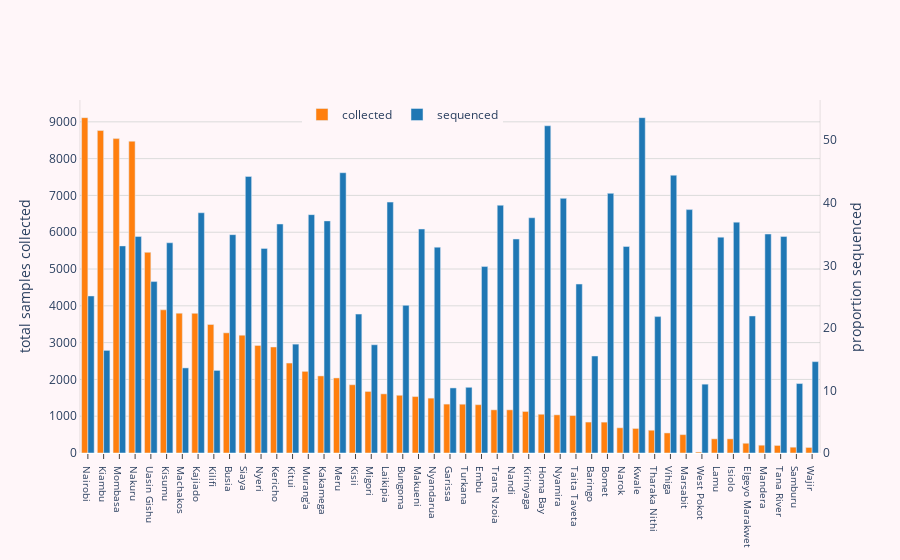

Write notebook code for a chart like this one.
### Code cell
sample_bar = go.Bar(x = county_cases["County"], 
                    y = county_cases["samples_collected"],
                    name= "collected",
                    yaxis = "y1", offsetgroup=1,marker_color = "#FF7F0E"
                    )

sequenced_bar = go.Bar(x = county_cases["County"], 
                        y = county_cases["Proportion_sequenced"],
                        name  = "sequenced",
                        yaxis = "y2",
                        offsetgroup=2, marker_color = "#1F77B4")
data = [sample_bar, sequenced_bar]

layout = go.Layout( barmode = "group",hovermode="closest",
                        xaxis = dict(showline = True, ticks = "outside",tickfont = dict(size = 10)),
                        yaxis=dict(title='total samples collected',showgrid=True,showline=True, linewidth = 0.2, linecolor = "gray", gridcolor = "gainsboro"),
                        yaxis2=dict(title='proportion sequenced', side='right',overlaying='y',showgrid=False,showline=True, linewidth = 0.2, linecolor = "gray", gridcolor = "gainsboro"), 
                        paper_bgcolor="#FFF6F9", plot_bgcolor = "#FFF6F9",
                        legend = dict(x=0.3, y=1, traceorder="normal",orientation = "h"))

figure = go.Figure(data = data, layout= layout)

figure.show()

### Figure 1 — Plotly figure (JSON) as saved in the notebook; plotly's stock layout.template omitted (floating-point values rounded to 4 significant figures)
{"data": [{"marker": {"color": "#FF7F0E"}, "name": "collected", "offsetgroup": "1", "type": "bar", "x": ["Nairobi", "Kiambu", "Mombasa", "Nakuru", "Uasin Gishu", "Kisumu", "Machakos", "Kajiado", "Kilifi", "Busia", "Siaya", "Nyeri", "Kericho", "Kitui", "Murang'a", "Kakamega", "Meru", "Kisii", "Migori", "Laikipia", "Bungoma", "Makueni", "Nyandarua", "Garissa", "Turkana", "Embu", "Trans Nzoia", "Nandi", "Kirinyaga", "Homa Bay", "Nyamira", "Taita Taveta", "Baringo", "Bomet", "Narok", "Kwale", "Tharaka Nithi", "Vihiga", "Marsabit", "West Pokot", "Lamu", "Isiolo", "Elgeyo Marakwet", "Mandera", "Tana River", "Samburu", "Wajir"], "y": [9114, 8764, 8544, 8474, 5454, 3891, 3801, 3795, 3492, 3266, 3201, 2922, 2881, 2445, 2219, 2095, 2040, 1855, 1673, 1607, 1569, 1534, 1491, 1329, 1326, 1313, 1173, 1173, 1129, 1053, 1037, 1019, 841, 839, 685, 667, 619, 545, 499, 27, 385, 384, 265, 212, 205, 158, 150], "yaxis": "y"}, {"marker": {"color": "#1F77B4"}, "name": "sequenced", "offsetgroup": "2", "type": "bar", "x": ["Nairobi", "Kiambu", "Mombasa", "Nakuru", "Uasin Gishu", "Kisumu", "Machakos", "Kajiado", "Kilifi", "Busia", "Siaya", "Nyeri", "Kericho", "Kitui", "Murang'a", "Kakamega", "Meru", "Kisii", "Migori", "Laikipia", "Bungoma", "Makueni", "Nyandarua", "Garissa", "Turkana", "Embu", "Trans Nzoia", "Nandi", "Kirinyaga", "Homa Bay", "Nyamira", "Taita Taveta", "Baringo", "Bomet", "Narok", "Kwale", "Tharaka Nithi", "Vihiga", "Marsabit", "West Pokot", "Lamu", "Isiolo", "Elgeyo Marakwet", "Mandera", "Tana River", "Samburu", "Wajir"], "y": [25.1, 16.4, 33.1, 34.6, 27.4, 33.6, 13.6, 38.4, 13.2, 34.9, 44.2, 32.7, 36.6, 17.4, 38.1, 37.1, 44.8, 22.2, 17.3, 40.1, 23.6, 35.8, 32.9, 10.4, 10.5, 29.8, 39.6, 34.2, 37.6, 52.3, 40.7, 27, 15.5, 41.5, 33, 53.6, 21.8, 44.4, 38.9, 11, 34.5, 36.9, 21.9, 35, 34.6, 11.1, 14.6], "yaxis": "y2"}], "layout": {"barmode": "group", "hovermode": "closest", "legend": {"orientation": "h", "traceorder": "normal", "x": 0.3, "y": 1}, "paper_bgcolor": "#FFF6F9", "plot_bgcolor": "#FFF6F9", "xaxis": {"showline": true, "tickfont": {"size": 10}, "ticks": "outside"}, "yaxis": {"gridcolor": "gainsboro", "linecolor": "gray", "linewidth": 0.2, "showgrid": true, "showline": true, "title": {"text": "total samples collected"}}, "yaxis2": {"gridcolor": "gainsboro", "linecolor": "gray", "linewidth": 0.2, "overlaying": "y", "showgrid": false, "showline": true, "side": "right", "title": {"text": "proportion sequenced"}}}}
